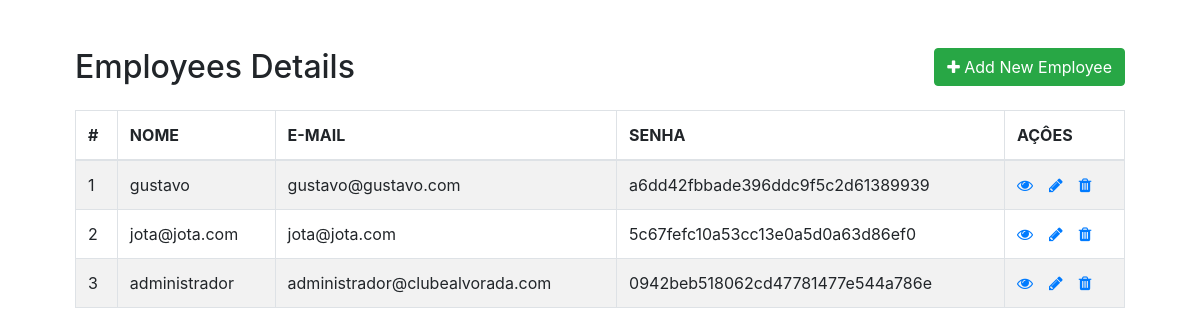
The page /pages/access/index.php on the database its author committed.
### tables this page shows
CREATE TABLE `usuarios` (
  `id_usuario` int NOT NULL AUTO_INCREMENT,
  `usuario` varchar(40) NOT NULL,
  `email` varchar(40) NOT NULL,
  `senha` varchar(32) NOT NULL,
  `status` int NOT NULL DEFAULT '0',
  `niveis_acesso` int NOT NULL DEFAULT '0',
  PRIMARY KEY (`id_usuario`)
);

### pages/access/index.php (the view, shortened to what this page needs)
<!DOCTYPE html>
<html lang="en">
<head>
    <link rel="stylesheet" href="https://stackpath.bootstrapcdn.com/bootstrap/4.5.2/css/bootstrap.min.css">
    <link rel="stylesheet" href="https://maxcdn.bootstrapcdn.com/font-awesome/4.7.0/css/font-awesome.min.css">
</head>
<body>
    <div class="wrapper">
        <div class="container-fluid">
            <div class="row">
                <div class="col-md-12">
                    <div class="mt-5 mb-3 clearfix">
                        <h2 class="pull-left">Employees Details</h2>
                        <a href="create.php" class="btn btn-success pull-right"><i class="fa fa-plus"></i> Add New Employee</a>
                    </div>
                    <?php
                    require_once '../../src/config/conexao.php';
                    $statement = $conn->query("SELECT * FROM usuarios");
                    if ($statement->execute()) {
                        if ($statement->rowCount() > 0) {
                            echo '<table class="table table-bordered table-striped">';
                            echo "<thead>";
                            echo "<tr>";
                            echo "<th>#</th>";
                            echo "<th>NOME</th>";
                            echo "<th>E-MAIL</th>";
                            echo "<th>SENHA</th>";
                            echo "<th>AÇÔES</th>";
                            echo "</tr>";
                            echo "</thead>";
                            echo "<tbody>";
                            while ($row = $statement->fetch(PDO::FETCH_ASSOC)) {
                                echo "<tr>";
                                echo "<td>" . $row['id_usuario'] . "</td>";
                                echo "<td>" . $row['usuario'] . "</td>";
                                echo "<td>" . $row['email'] . "</td>";
                                echo "<td>" . $row['senha'] . "</td>";
                                echo "<td>";
                                echo '<a href="read.php?id_usuario=' . $row['id_usuario'] . '" class="mr-3" title="View Record" data-toggle="tooltip"><span class="fa fa-eye"></span></a>';
                                echo '<a href="update.php?id_usuario=' . $row['id_usuario'] . '" class="mr-3" title="Update Record" data-toggle="tooltip"><span class="fa fa-pencil"></span></a>';
                                echo '<a href="delete.php?id_usuario=' . $row['id_usuario'] . '" title="Delete Record" data-toggle="tooltip"><span class="fa fa-trash"></span></a>';
                                echo "</td>";
                                echo "</tr>";
                            }
                            echo "</tbody>";
                            echo "</table>";
                        } else {
                            echo '<div class="alert alert-danger"><em>No records were found.</em></div>';
                        }
                    } else {
                        echo "Oops! Something went wrong. Please try again later.";
                    }
                    ?>
                </div>
            </div>
        </div>
    </div>
</body>
</html>

### pages/access/index.php (style rules this page uses)
.wrapper { width: 90%; margin: 0 auto; }
table tr td:last-child { width: 120px; }

### rows shown on the page
usuarios: id_usuario "1", usuario "gustavo", email "gustavo@gustavo.com", senha "a6dd42fbbade396ddc9f5c2d61389939"
usuarios: id_usuario "2", usuario "jota@jota.com", email "jota@jota.com", senha "5c67fefc10a53cc13e0a5d0a63d86ef0"
usuarios: id_usuario "3", usuario "administrador", email "administrador@clubealvorada.com", senha "0942beb518062cd47781477e544a786e"
